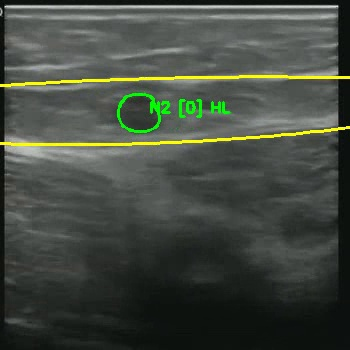
#> input picture Annotation_Testing/sample_ann.jpg, 350 x 350 px
$ python -i unet_fascia_no_training.py   (imports and definitions only)
#> lines starting #> are read from the running program, lines starting #| are printed output that depends on the picture; after the words box and inside, x2 and y2 are one past the last pixel; in counts of white or black regions, pixels touching at a corner belong together
"""
Fascia detector that works without training.
Uses rule-based image processing for ultrasound analysis.
"""

import cv2
import numpy as np
from pathlib import Path
from typing import Optional


class FasciaDetector:
    """
    Fascia detection wrapper that uses rule-based approach.
    No machine learning model needed - works on image processing principles.
    """

    def __init__(self, model_path=None, device='cpu'):
        """
        Initialize fascia detector.

        Args:
            model_path: ignored (not needed for rule-based)
            device: 'cpu' or 'cuda'
        """
        self.device = device
        self.model_path = model_path
        self.ready = True

    def detect(self, image: np.ndarray) -> np.ndarray:
        """
        Detect fascia boundaries in ultrasound image.

        Args:
            image: ultrasound image (H, W, 3) with values 0-255 or 0-1

        Returns:
            binary fascia mask (H, W) with values 0-255
        """
        # Ensure proper format
        if len(image.shape) == 3:
            if image.dtype == np.float32 or image.dtype == np.float64:
                img = (image * 255).astype(np.uint8)
            else:
                img = image.astype(np.uint8)
            gray = cv2.cvtColor(img, cv2.COLOR_RGB2GRAY)
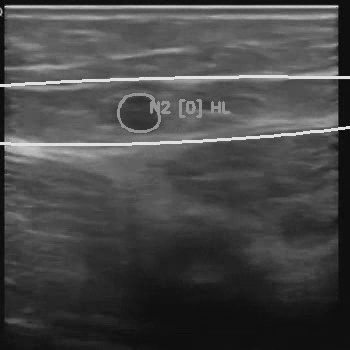
#> gray: shape (350, 350); min 3, max 239, mean 71.6
        else:
            gray = image.astype(np.uint8) if image.max() > 1 else (image * 255).astype(np.uint8)

        H, W = gray.shape
#> H = 350; W = 350

        # Step 1: Enhance contrast with CLAHE
        clahe = cv2.createCLAHE(clipLimit=2.0, tileGridSize=(8, 8))
        enhanced = clahe.apply(gray)
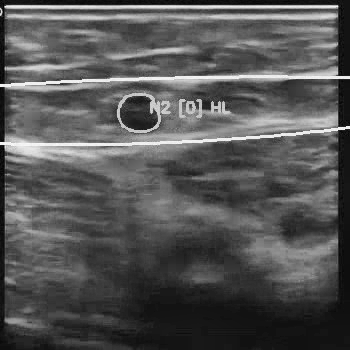
#> enhanced: shape (350, 350); min 2, max 250, mean 85.2

        # Step 2: Detect edges (fascia appears as bright edges)
        edges = cv2.Canny(enhanced, 50, 150)
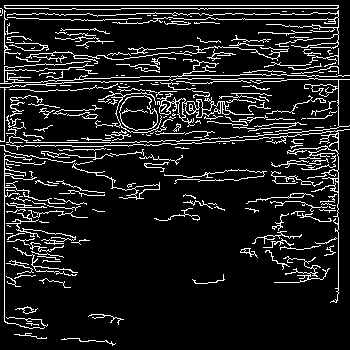
#> edges: shape (350, 350); 11.3% white in thin lines or dots

        # Step 3: Detect linear structures (fascia = lines)
        kernel_h = cv2.getStructuringElement(cv2.MORPH_RECT, (20, 3))
        kernel_v = cv2.getStructuringElement(cv2.MORPH_RECT, (3, 20))

        lines_h = cv2.morphologyEx(edges, cv2.MORPH_OPEN, kernel_h)
#> lines_h: shape (350, 350); every value is 0
        lines_v = cv2.morphologyEx(edges, cv2.MORPH_OPEN, kernel_v)
        lines = cv2.bitwise_or(lines_h, lines_v)

        # Step 4: Filter for fascia (bright boundaries)
        _, intensity_mask = cv2.threshold(enhanced, 100, 255, cv2.THRESH_BINARY)
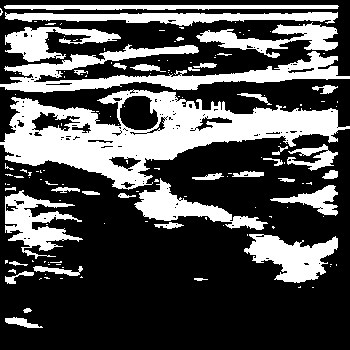
#> intensity_mask: shape (350, 350); 31.5% white; 145 white regions (107 under 20 px), largest, box (x1, y1, x2, y2) and area: (0, 89, 350, 190) 14210, (0, 44, 350, 93) 5680, (5, 12, 338, 26) 2580
        combined = cv2.bitwise_and(intensity_mask, lines)

        # Step 5: Clean up
        kernel = cv2.getStructuringElement(cv2.MORPH_ELLIPSE, (5, 5))
        mask = cv2.morphologyEx(combined, cv2.MORPH_CLOSE, kernel)

        # Dilate to make fascia boundary visible
        mask = cv2.dilate(mask, kernel, iterations=1)

        return mask

    def detect_batch(self, images: list) -> list:
        """
        Detect fascia in multiple images.

        Args:
            images: list of images

        Returns:
            list of fascia masks
        """
        masks = []
        for img in images:
            mask = self.detect(img)
            masks.append(mask)
        return masks

>>> import cv2
>>> picture = cv2.cvtColor(cv2.imread('../../../Annotation_Testing/sample_ann.jpg'), cv2.COLOR_BGR2RGB)
>>> result = FasciaDetector().detect(picture)

$ run again, on Annotation_Testing/sample_raw.jpg
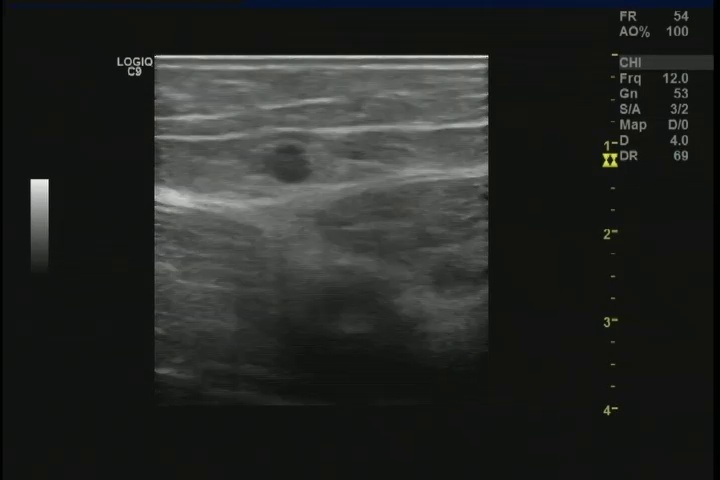
#> input picture Annotation_Testing/sample_raw.jpg, 720 x 480 px
#> in detect, `edges = cv2.Canny(enhanced, 50, 150)`:
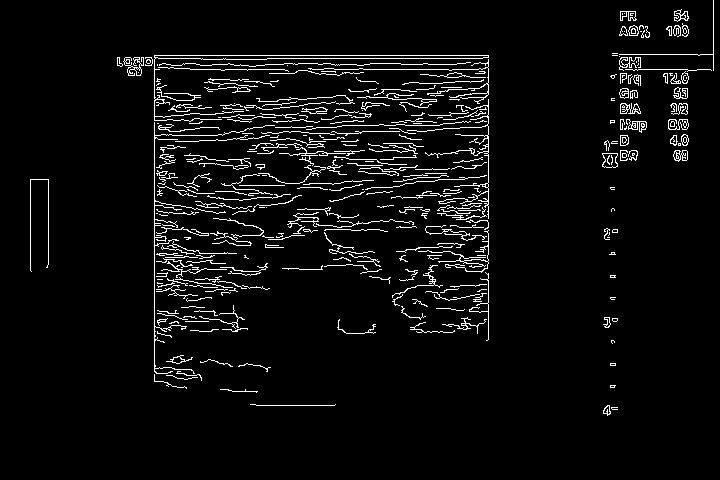
#> edges: shape (480, 720); 4.8% white in thin lines or dots, all inside (x1, y1, x2, y2) = (30, 0, 714, 416)
#> lines_h: shape (480, 720); every value is 0
#> in detect, `_, intensity_mask = cv2.threshold(enhanced, 100, 255, cv2.THRESH_BINARY)`:
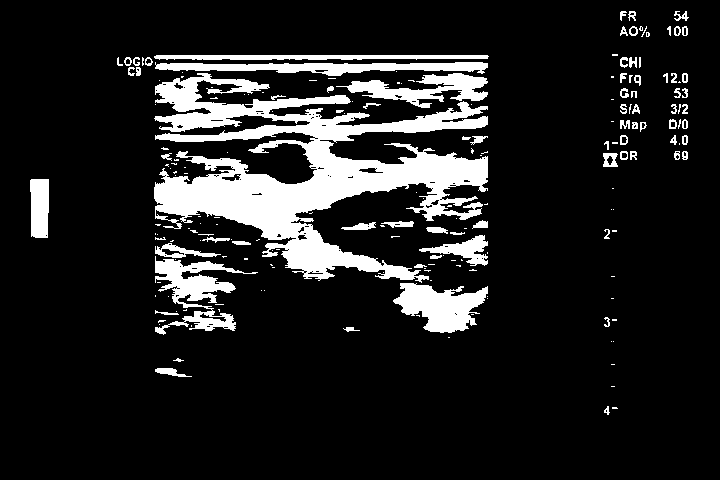
#> intensity_mask: shape (480, 720); 13.1% white; 194 white regions (117 under 20 px), largest, box (x1, y1, x2, y2) and area: (154, 73, 488, 283) 27207, (155, 256, 258, 335) 2891, (393, 283, 488, 333) 2842

$ run again, on Annotation_Testing/test_ann_0.00.jpg
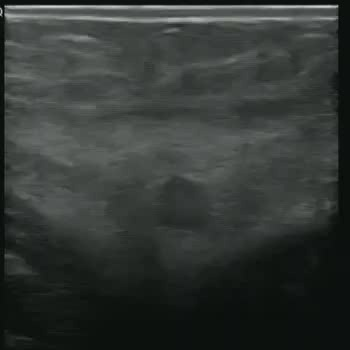
#> input picture Annotation_Testing/test_ann_0.00.jpg, 350 x 350 px
#> in detect, `edges = cv2.Canny(enhanced, 50, 150)`:
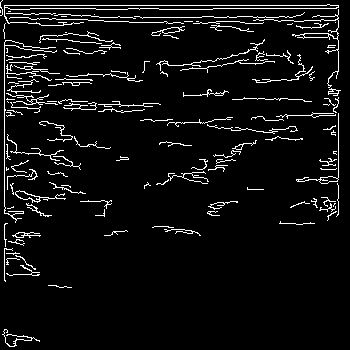
#> edges: shape (350, 350); 5.9% white in thin lines or dots
#> lines_h: shape (350, 350); every value is 0
#> in detect, `_, intensity_mask = cv2.threshold(enhanced, 100, 255, cv2.THRESH_BINARY)`:
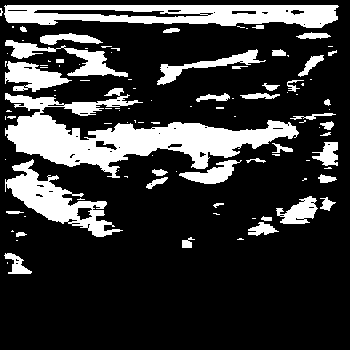
#> intensity_mask: shape (350, 350); 21.4% white; 104 white regions (63 under 20 px), largest, box (x1, y1, x2, y2) and area: (5, 88, 299, 178) 9512, (4, 5, 339, 28) 5252, (5, 159, 123, 237) 2989

$ run again, on Annotation_Testing/test_ann_0.70.jpg
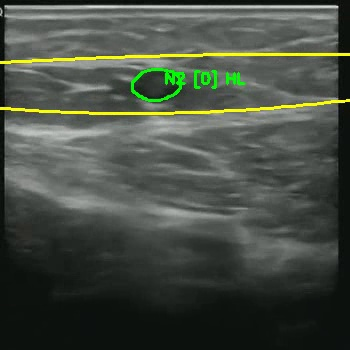
#> input picture Annotation_Testing/test_ann_0.70.jpg, 350 x 350 px
#> in detect, `edges = cv2.Canny(enhanced, 50, 150)`:
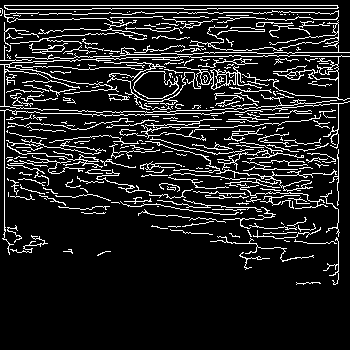
#> edges: shape (350, 350); 12.5% white in thin lines or dots, all inside (x1, y1, x2, y2) = (0, 5, 350, 285)
#> lines_h: shape (350, 350); every value is 0
#> in detect, `_, intensity_mask = cv2.threshold(enhanced, 100, 255, cv2.THRESH_BINARY)`:
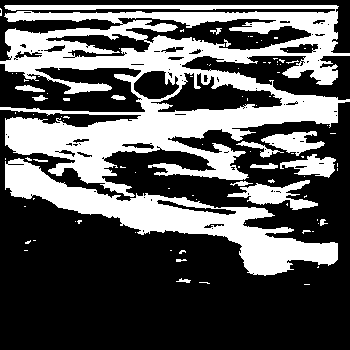
#> intensity_mask: shape (350, 350); 35.2% white; 92 white regions (74 under 20 px), largest, box (x1, y1, x2, y2) and area: (0, 5, 350, 197) 29205, (5, 158, 338, 276) 10102, (227, 180, 318, 210) 1134
